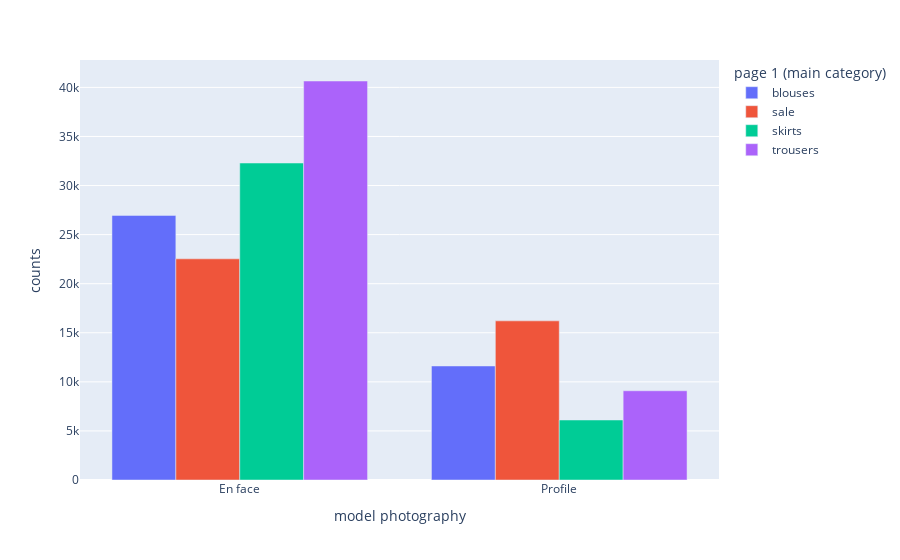

Here is the notebook cell this chart was saved with:
### Markdown cell above
**This indicates that while Page 1 has the highest clicks, Page 5 is only relevant for sale items**

### Code cell
#Should we put model photography in the face of the product or in the inside the profile ?
df5 = retailData.groupby(by=["model photography", 'page 1 (main category)'])[
    'price'].count().reset_index(name="counts")
px.bar(data_frame=df5, x="model photography", y="counts",
       color="page 1 (main category)", barmode="group")

### Figure 1 — Plotly figure (JSON) as saved in the notebook; plotly's stock layout.template omitted (floating-point values rounded to 4 significant figures)
{"data": [{"alignmentgroup": "True", "hovertemplate": "page 1 (main category)=blouses<br>model photography=%{x}<br>counts=%{y}<extra></extra>", "legendgroup": "blouses", "marker": {"color": "#636efa", "pattern": {"shape": ""}}, "name": "blouses", "offsetgroup": "blouses", "orientation": "v", "showlegend": true, "textposition": "auto", "type": "bar", "x": ["En face", "Profile"], "xaxis": "x", "y": [26959, 11618], "yaxis": "y"}, {"alignmentgroup": "True", "hovertemplate": "page 1 (main category)=sale<br>model photography=%{x}<br>counts=%{y}<extra></extra>", "legendgroup": "sale", "marker": {"color": "#EF553B", "pattern": {"shape": ""}}, "name": "sale", "offsetgroup": "sale", "orientation": "v", "showlegend": true, "textposition": "auto", "type": "bar", "x": ["En face", "Profile"], "xaxis": "x", "y": [22534, 16213], "yaxis": "y"}, {"alignmentgroup": "True", "hovertemplate": "page 1 (main category)=skirts<br>model photography=%{x}<br>counts=%{y}<extra></extra>", "legendgroup": "skirts", "marker": {"color": "#00cc96", "pattern": {"shape": ""}}, "name": "skirts", "offsetgroup": "skirts", "orientation": "v", "showlegend": true, "textposition": "auto", "type": "bar", "x": ["En face", "Profile"], "xaxis": "x", "y": [32294, 6114], "yaxis": "y"}, {"alignmentgroup": "True", "hovertemplate": "page 1 (main category)=trousers<br>model photography=%{x}<br>counts=%{y}<extra></extra>", "legendgroup": "trousers", "marker": {"color": "#ab63fa", "pattern": {"shape": ""}}, "name": "trousers", "offsetgroup": "trousers", "orientation": "v", "showlegend": true, "textposition": "auto", "type": "bar", "x": ["En face", "Profile"], "xaxis": "x", "y": [40652, 9090], "yaxis": "y"}], "layout": {"barmode": "group", "legend": {"title": {"text": "page 1 (main category)"}, "tracegroupgap": 0}, "margin": {"t": 60}, "xaxis": {"anchor": "y", "domain": [0, 1], "title": {"text": "model photography"}}, "yaxis": {"anchor": "x", "domain": [0, 1], "title": {"text": "counts"}}}}
